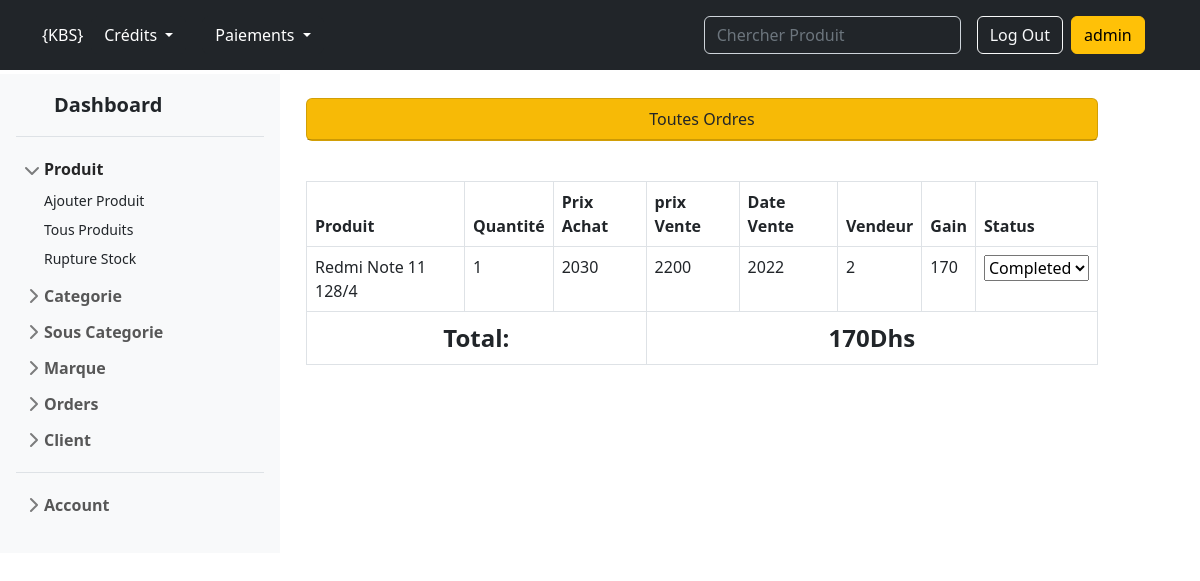
/forms/showOrders.php (signed in), run on the app's committed database.
### tables this page shows
CREATE TABLE `orders` (
  `id` int(11) NOT NULL,
  `product_id` int(11) DEFAULT NULL,
  `quantity` int(11) NOT NULL,
  `buying_price` int(11) DEFAULT NULL,
  `selling_price` int(11) DEFAULT NULL,
  `selling_date` year(4) DEFAULT NULL,
  `seller_id` int(11) DEFAULT NULL,
  `revenue` int(11) DEFAULT NULL,
  `status` text NOT NULL
);

CREATE TABLE `product` (
  `id` int(11) NOT NULL,
  `name` text NOT NULL,
  `category` int(11) NOT NULL,
  `sub_category_id` int(11) NOT NULL,
  `manufacture` text NOT NULL,
  `buying_price` float NOT NULL,
  `selling_price` float NOT NULL,
  `quantity` int(11) NOT NULL,
  `buying_date` date NOT NULL,
  `validity` date NOT NULL,
  `image` text NOT NULL
);

### forms/showOrders.php (the view, shortened to what this page needs)
<?php
include '../includes/navbar.php';
if (!isset($_SESSION['username'])) {
    header("location: login.php");
} else {
?>
    <link href="https://cdn.jsdelivr.net/npm/bootstrap@5.2.0-beta1/dist/css/bootstrap.min.css" rel="stylesheet">
    <link rel="stylesheet" href="../style/style.css">
    <div class="row my-1">
        <div class="col-md-3">
            <?php include '../includes/sidebar.php'; ?>
        </div>
        <div class="col-md-8">
            <div class="card col-md-12 bg-warning my-4">
                <div class="card-header text-center">
                    Toutes Ordres
                </div>
            </div>
            <div class="row">
            </div>
            <?php
            $total = $total_done = $total_year = 0;
            $status = "";
            if (isset($_GET['status'])) {
                $status = $_GET['status'];
                $sql = "SELECT * FROM orders WHERE status = '$status'";
            } else if (isset($_GET['year'])) {
                $year = $_GET['year'];
                $sql = "SELECT * FROM orders WHERE selling_date='$year'";
            } else
                $sql = "SELECT * FROM orders WHERE status!='done'";
            $result = $conn->query($sql);
            if ($result->num_rows > 0) {
            ?>
                <table class="table table-bordered table-hover">
                    <thead>
                        <tr>
                            <th>Produit</th>
                            <th>Quantité</th>
                            <th>Prix Achat</th>
                            <th>prix Vente</th>
                            <th>Date Vente</th>
                            <th>Vendeur</th>
                            <th>Gain</th>
                            <th>Status</th>
                        </tr>
                    </thead>
                    <tbody>
                        <?php
                        while ($row = $result->fetch_assoc()) {
                            if ($row['status'] == 'completed') $total += $row['revenue'];
                            $product_id = $row['product_id'];
                            $prod_sql = "SELECT * FROM product WHERE id=$product_id";
                            $prod_result = $conn->query($prod_sql);
                            $prod_row = $prod_result->fetch_assoc();
                        ?>
                            <tr>
                                <td><?php echo $prod_row['name'] ?></td>
                                <td><?php echo $row['quantity'] ?></td>
                                <td><?php echo $row['buying_price'] ?></td>
                                <td><?php echo $row['selling_price'] ?></td>
                                <td><?php echo $row['selling_date'] ?></td>
                                <td><?php echo $row['seller_id'] ?></td>
                                <td><?php echo $row['revenue'] ?></td>
                                <td>
                                    <form action="<?php echo "/beauty_store/processing/changeStatusProcess.php" ?>" class=" form-groupe">
                                        <select name="status" id="status" onchange="this.form.submit()">
                                            <option value="completed" <?php if ($row['status'] == 'completed') echo "selected" ?>>Completed</option>
                                        </select>
                                    </form>
                                </td>
                            </tr>
                        <?php } ?>
                        <tr>
                            <td colspan="3" class="fw-bold fs-4 text-center">Total:</td>
                            <td colspan="5" class="fw-bold fs-4 text-center">
                                <?php
                                if ($status == 'done') echo $total_done;
                                else if (isset($_GET['year'])) echo $total_year;
                                else echo $total; ?>Dhs</td>
                        </tr>
                    </tbody>
                </table>
            <?php
            } else {
                echo "<div class='alert alert-danger fw-bold'>Il n'y a pas d'ordre pour en attente le moment!</div>";
            }
            ?>
        </div>
    <?php } ?>

### style/style.css (style rules this page uses)
body { min-height: 100vh; min-height: -webkit-fill-available; }
html { height: -webkit-fill-available; }

### data on the page
orders: product.name "Redmi Note 11 128/4", quantity "1", buying_price "2030", selling_price "2200", selling_date "2022", seller "2", revenue "170", status "Completed"

### other printed values
$_SESSION['username'] "admin"
$total "170"
